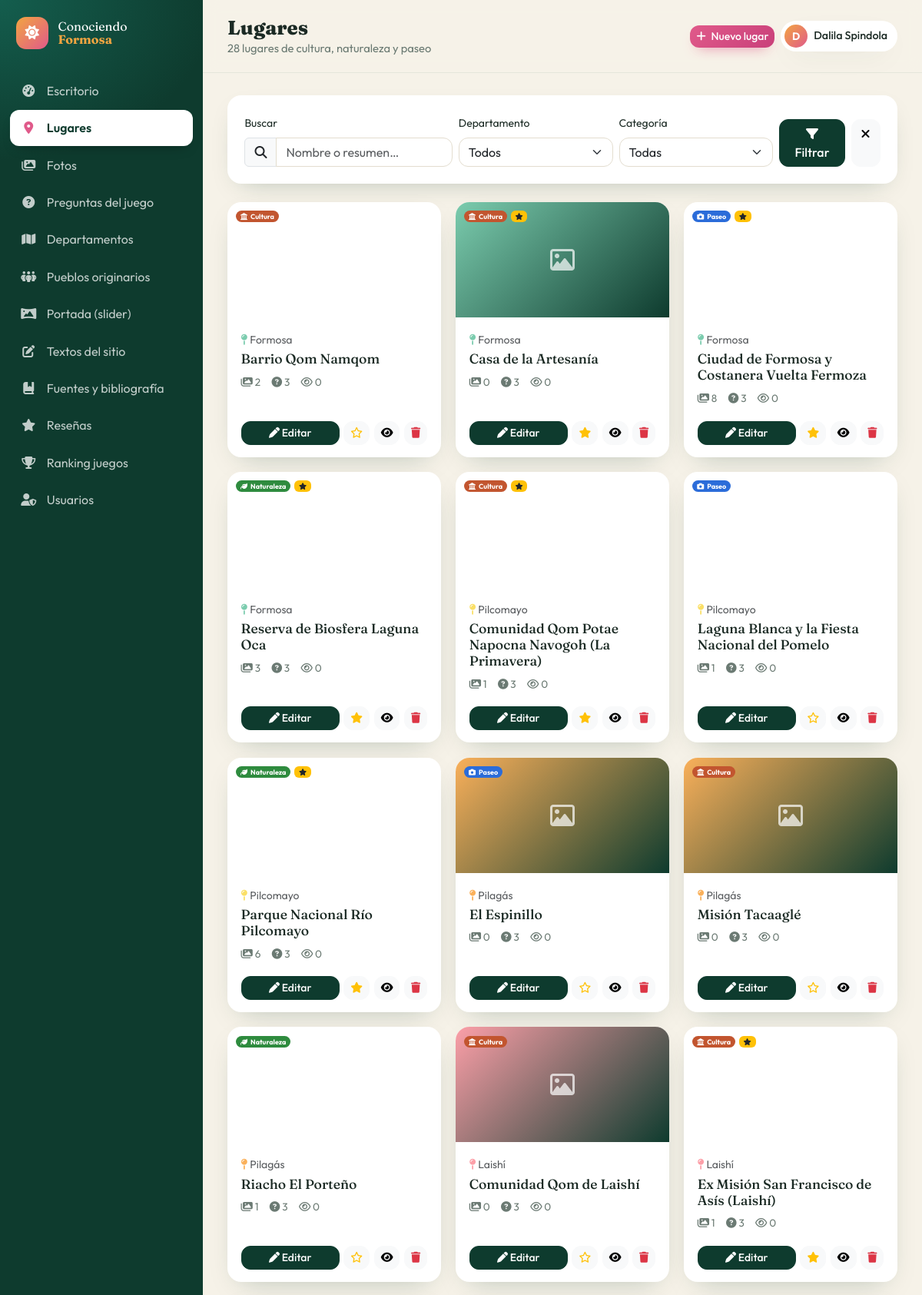
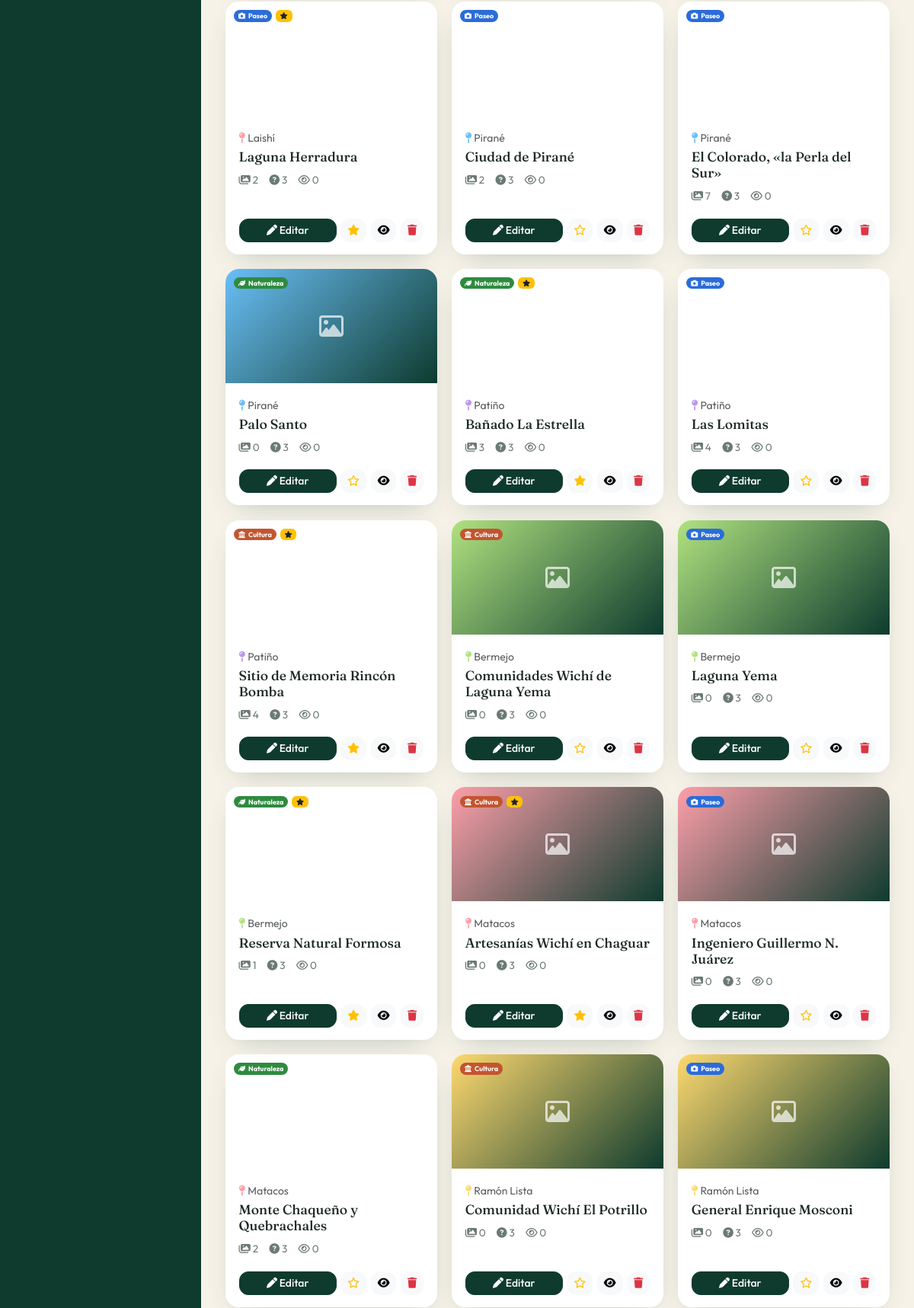
Screenshot of /admin/lugares.php (signed in, upper part) with the database file from the repository (2 pictures, top to bottom).
### tables this page shows
CREATE TABLE lugares (
  id INT AUTO_INCREMENT PRIMARY KEY,
  departamento_id INT NOT NULL,
  nombre VARCHAR(150) NOT NULL,
  slug VARCHAR(170) NOT NULL UNIQUE,
  categoria ENUM('cultura','naturaleza','paseo') NOT NULL DEFAULT 'cultura',
  resumen VARCHAR(255),
  descripcion TEXT,
  dato_curioso TEXT,
  importancia TEXT,
  habitantes TEXT,
  como_llegar TEXT,
  fuentes TEXT,
  lat DECIMAL(10,7) NOT NULL,
  lng DECIMAL(10,7) NOT NULL,
  map_x DECIMAL(6,3) NULL,
  map_y DECIMAL(6,3) NULL,
  destacado TINYINT(1) DEFAULT 0,
  activo TINYINT(1) DEFAULT 1,
  visitas INT DEFAULT 0,
  creado DATETIME DEFAULT CURRENT_TIMESTAMP,
  CONSTRAINT fk_lugar_depto FOREIGN KEY (departamento_id) REFERENCES departamentos(id) ON DELETE RESTRICT,
  INDEX (categoria), INDEX (activo)
);

CREATE TABLE departamentos (
  id INT AUTO_INCREMENT PRIMARY KEY,
  nombre VARCHAR(100) NOT NULL,
  slug VARCHAR(120) NOT NULL UNIQUE,
  cabecera VARCHAR(120),
  descripcion TEXT,
  color VARCHAR(7) DEFAULT '#2E9E6A',
  imagen VARCHAR(500),
  orden INT DEFAULT 0
);

### includes/funciones.php (called while the page is built, shortened)
<?php
function e($v): string
{
    return htmlspecialchars((string)($v ?? ''), ENT_QUOTES, 'UTF-8');
}
function img_url(?string $path, string $prefix = ''): string
{
    if (preg_match('~^(https?:)?//~i', $path) || str_starts_with($path, 'data:')) return $path;
    return $prefix . ltrim($path, '/');
}
function categorias(): array
{
    return [
        'cultura'    => ['nombre' => 'Cultura',    'color' => '#C2552F', 'icono' => 'fa-landmark',
                         'pregunta' => 'Quiero conocer la cultura',
                         'descripcion' => 'Historia, pueblos originarios, costumbres y tradiciones'],
        'naturaleza' => ['nombre' => 'Naturaleza', 'color' => '#2E8B3E', 'icono' => 'fa-leaf',
                         'pregunta' => 'Quiero conocer la naturaleza',
                         'descripcion' => 'Flora, fauna, humedales, ríos y monte'],
        'paseo'      => ['nombre' => 'Paseo',      'color' => '#2B6CD9', 'icono' => 'fa-camera',
                         'pregunta' => 'Quiero salir de paseo',
                         'descripcion' => 'Ciudades, costaneras, playas, fiestas y pueblos para visitar'],
    ];
}

### admin/lugares.php (the view, shortened to what this page needs)
<?php
require_once __DIR__ . '/includes/bootstrap.php';
$pdo = db();
$q = trim($_GET['q'] ?? '');
$where = [];
$params = [];
$sql = 'SELECT l.*, d.nombre depto, d.color,
          (SELECT url FROM imagenes i WHERE i.lugar_id = l.id ORDER BY principal DESC, orden LIMIT 1) foto,
          (SELECT COUNT(*) FROM imagenes i WHERE i.lugar_id = l.id) nfotos,
          (SELECT COUNT(*) FROM preguntas p WHERE p.lugar_id = l.id) npreg
        FROM lugares l JOIN departamentos d ON d.id = l.departamento_id'
     . ($where ? ' WHERE ' . implode(' AND ', $where) : '') . ' ORDER BY d.orden, l.nombre';
$st = $pdo->prepare($sql);
$st->execute($params);
$lugares = $st->fetchAll();
$acciones = '<a href="lugar_form.php" class="btn btn-lapacho btn-sm"><i class="fa-solid fa-plus me-1"></i> Nuevo lugar</a>';
require __DIR__ . '/includes/header.php';
?>
<form class="panel filters mb-4" method="get">
  <div class="row g-2 align-items-end">
    <div class="col-md-4">
      <label class="form-label small">Buscar</label>
      <div class="input-group"><span class="input-group-text"><i class="fa-solid fa-magnifying-glass"></i></span><input type="search" name="q" class="form-control" value="<?= e($q) ?>" placeholder="Nombre o resumen…"></div>
    </div>
    <div class="col-md-3">
      <label class="form-label small">Departamento</label>
      <select name="depto" class="form-select" data-autosubmit>
        <option value="0">Todos</option>
      </select>
    </div>
    <div class="col-md-3">
      <label class="form-label small">Categoría</label>
      <select name="cat" class="form-select" data-autosubmit>
        <option value="">Todas</option>
      </select>
    </div>
    <div class="col-md-2 d-flex gap-2">
      <button class="btn btn-dark flex-grow-1"><i class="fa-solid fa-filter"></i> Filtrar</button>
      <a href="lugares.php" class="btn btn-light" title="Limpiar"><i class="fa-solid fa-xmark"></i></a>
    </div>
  </div>
</form>
<?php if (!$lugares): ?>
  <div class="panel empty-state"><i class="fa-solid fa-map-location-dot"></i><p>No hay lugares con esos filtros.</p><a href="lugar_form.php" class="btn btn-lapacho">Crear el primero</a></div>
<?php else: ?>
<div class="place-grid">
  <?php foreach ($lugares as $l): ?>
    <article class="place-card <?= $l['activo'] ? '' : 'is-off' ?>">
      <div class="place-img" style="<?= $l['foto'] ? "background-image:url('" . e(img_url($l['foto'], P)) . "')" : "background:linear-gradient(135deg," . e($l['color']) . ",#0E3B2E)" ?>">
        <?= $l['foto'] ? '' : '<i class="fa-regular fa-image"></i>' ?>
        <div class="place-badges"><?= badge_categoria($l['categoria']) ?><?= $l['destacado'] ? ' <span class="badge bg-warning text-dark"><i class="fa-solid fa-star"></i></span>' : '' ?></div>
      </div>
      <div class="place-body">
        <small class="text-muted"><i class="fa-solid fa-map-pin" style="color:<?= e($l['color']) ?>"></i> <?= e($l['depto']) ?></small>
        <h3><?= e($l['nombre']) ?></h3>
        <div class="place-stats">
          <a href="imagenes.php?lugar=<?= $l['id'] ?>"><i class="fa-solid fa-images"></i> <?= $l['nfotos'] ?></a>
          <a href="preguntas.php?lugar=<?= $l['id'] ?>"><i class="fa-solid fa-circle-question"></i> <?= $l['npreg'] ?></a>
          <span><i class="fa-regular fa-eye"></i> <?= (int)$l['visitas'] ?></span>
        </div>
      </div>
      <div class="place-actions">
        <a href="lugar_form.php?id=<?= $l['id'] ?>" class="btn btn-sm btn-dark"><i class="fa-solid fa-pen"></i> Editar</a>
        <form method="post">
          <button class="btn btn-sm btn-light" title="<?= $l['destacado'] ? 'Quitar de destacados' : 'Destacar' ?>"><i class="fa-<?= $l['destacado'] ? 'solid' : 'regular' ?> fa-star text-warning"></i></button>
        </form>
        <form method="post">
          <button class="btn btn-sm btn-light" title="<?= $l['activo'] ? 'Ocultar' : 'Mostrar' ?>"><i class="fa-solid <?= $l['activo'] ? 'fa-eye' : 'fa-eye-slash' ?>"></i></button>
        </form>
        <form method="post" data-confirm="¿Eliminar «<?= e($l['nombre']) ?>»? Se borrarán también sus fotos y preguntas.">
          <button class="btn btn-sm btn-light text-danger" title="Eliminar"><i class="fa-solid fa-trash"></i></button>
        </form>
      </div>
    </article>
  <?php endforeach; ?>
</div>
<?php endif; ?>
<?php require __DIR__ . '/includes/footer.php'; ?>

### admin/includes/bootstrap.php (shortened to what this page needs)
<?php
require_once __DIR__ . '/../../includes/funciones.php';
    ob_start(); ?>
    <?php return ob_get_clean();
function badge_categoria(string $cat): string
{
    $c = categorias()[$cat] ?? ['nombre' => $cat, 'color' => '#888', 'icono' => 'fa-tag'];
    return '<span class="badge rounded-pill" style="background:' . $c['color'] . '"><i class="fa-solid ' . $c['icono'] . ' me-1"></i>' . $c['nombre'] . '</span>';
}

### admin/assets/admin.css (style rules this page uses)
:root { --monte: #0E3B2E; --monte-2: #145240; --humedal: #1F9E89; --lapacho: #E05A8A; --lapacho-2: #c9407a; --sol: #F2A541; --tierra: #C2552F; --arena: #F6F2E8; --tinta: #1B2A24; --gris: #6b7a73; --sb-w: 264px; --radius: 18px; --shadow: 0 12px 34px -18px rgba(14,59,46,.35); --ease: cubic-bezier(.22,1,.36,1); }
body.admin { font-family: 'Outfit', system-ui, sans-serif; background: var(--arena); color: var(--tinta); }
h1, h2, h3, .login-title { font-family: 'Fraunces', Georgia, serif; }
a { color: var(--lapacho-2); }
.btn { border-radius: 12px; font-weight: 500; }
.btn-lapacho { background: linear-gradient(135deg, var(--lapacho), var(--lapacho-2)); color: #fff; border: 0; box-shadow: 0 8px 18px -10px var(--lapacho); }
.btn-dark { background: var(--monte); border-color: var(--monte); }
.panel { background: #fff; border-radius: var(--radius); padding: 1.4rem; box-shadow: var(--shadow); animation: fadeUp .5s var(--ease) both; }
.form-control, .form-select { border-radius: 12px; border-color: #e3ddcf; }
.place-grid { display: grid; grid-template-columns: repeat(auto-fill, minmax(250px, 1fr)); gap: 1.2rem; }
.place-card { background: #fff; border-radius: var(--radius); overflow: hidden; box-shadow: var(--shadow); display: flex; flex-direction: column; transition: transform .35s var(--ease); animation: fadeUp .5s var(--ease) both; }
.place-img { height: 150px; background-size: cover; background-position: center; position: relative; display: grid; place-items: center; color: rgba(255,255,255,.7); font-size: 2rem; }
.place-badges { position: absolute; top: .7rem; left: .7rem; display: flex; gap: .3rem; font-size: .75rem; }
.place-body { padding: 1rem 1.1rem .4rem; flex: 1; }
.place-body h3 { font-size: 1.1rem; margin: .2rem 0 .6rem; }
.place-stats { display: flex; gap: .9rem; font-size: .85rem; }
.place-stats a, .place-stats span { color: var(--gris); text-decoration: none; }
.place-actions { display: flex; gap: .35rem; padding: .8rem 1.1rem 1rem; }
.place-actions .btn-dark { flex: 1; }
.place-actions form, .img-actions form { display: inline; }

### rows the page displays
lugares: categoria "Cultura", departamento.nombre "Formosa", nombre "Barrio Qom Namqom", nfotos "2", npreg "3", visitas "0", destacado 0 (drawn), activo 1 (drawn)
lugares: categoria "Cultura", destacado 1 (drawn), departamento.nombre "Formosa", nombre "Casa de la Artesanía", nfotos "0", npreg "3", visitas "0", activo 1 (drawn)
lugares: categoria "Paseo", destacado 1 (drawn), departamento.nombre "Formosa", nombre "Ciudad de Formosa y Costanera Vuelta Fermoza", nfotos "8", npreg "3", visitas "0", activo 1 (drawn)
lugares: categoria "Naturaleza", destacado 1 (drawn), departamento.nombre "Formosa", nombre "Reserva de Biosfera Laguna Oca", nfotos "3", npreg "3", visitas "0", activo 1 (drawn)
lugares: categoria "Cultura", destacado 1 (drawn), departamento.nombre "Pilcomayo", nombre "Comunidad Qom Potae Napocna Navogoh (La Primavera)", nfotos "1", npreg "3", visitas "0", activo 1 (drawn)
lugares: categoria "Paseo", departamento.nombre "Pilcomayo", nombre "Laguna Blanca y la Fiesta Nacional del Pomelo", nfotos "1", npreg "3", visitas "0", destacado 0 (drawn), activo 1 (drawn)
lugares: categoria "Naturaleza", destacado 1 (drawn), departamento.nombre "Pilcomayo", nombre "Parque Nacional Río Pilcomayo", nfotos "6", npreg "3", visitas "0", activo 1 (drawn)
lugares: categoria "Paseo", departamento.nombre "Pilagás", nombre "El Espinillo", nfotos "0", npreg "3", visitas "0", destacado 0 (drawn), activo 1 (drawn)
lugares: categoria "Cultura", departamento.nombre "Pilagás", nombre "Misión Tacaaglé", nfotos "0", npreg "3", visitas "0", destacado 0 (drawn), activo 1 (drawn)
lugares: categoria "Naturaleza", departamento.nombre "Pilagás", nombre "Riacho El Porteño", nfotos "1", npreg "3", visitas "0", destacado 0 (drawn), activo 1 (drawn)
lugares: categoria "Cultura", departamento.nombre "Laishí", nombre "Comunidad Qom de Laishí", nfotos "0", npreg "3", visitas "0", destacado 0 (drawn), activo 1 (drawn)
lugares: categoria "Cultura", destacado 1 (drawn), departamento.nombre "Laishí", nombre "Ex Misión San Francisco de Asís (Laishí)", nfotos "1", npreg "3", visitas "0", activo 1 (drawn)
lugares: categoria "Paseo", destacado 1 (drawn), departamento.nombre "Laishí", nombre "Laguna Herradura", nfotos "2", npreg "3", visitas "0", activo 1 (drawn)
lugares: categoria "Paseo", departamento.nombre "Pirané", nombre "Ciudad de Pirané", nfotos "2", npreg "3", visitas "0", destacado 0 (drawn), activo 1 (drawn)
lugares: categoria "Paseo", departamento.nombre "Pirané", nombre "El Colorado, «la Perla del Sur»", nfotos "7", npreg "3", visitas "0", destacado 0 (drawn), activo 1 (drawn)
lugares: categoria "Naturaleza", departamento.nombre "Pirané", nombre "Palo Santo", nfotos "0", npreg "3", visitas "0", destacado 0 (drawn), activo 1 (drawn)
lugares: categoria "Naturaleza", destacado 1 (drawn), departamento.nombre "Patiño", nombre "Bañado La Estrella", nfotos "3", npreg "3", visitas "0", activo 1 (drawn)
lugares: categoria "Paseo", departamento.nombre "Patiño", nombre "Las Lomitas", nfotos "4", npreg "3", visitas "0", destacado 0 (drawn), activo 1 (drawn)
lugares: categoria "Cultura", destacado 1 (drawn), departamento.nombre "Patiño", nombre "Sitio de Memoria Rincón Bomba", nfotos "4", npreg "3", visitas "0", activo 1 (drawn)
lugares: categoria "Cultura", departamento.nombre "Bermejo", nombre "Comunidades Wichí de Laguna Yema", nfotos "0", npreg "3", visitas "0", destacado 0 (drawn), activo 1 (drawn)
lugares: categoria "Paseo", departamento.nombre "Bermejo", nombre "Laguna Yema", nfotos "0", npreg "3", visitas "0", destacado 0 (drawn), activo 1 (drawn)
lugares: categoria "Naturaleza", destacado 1 (drawn), departamento.nombre "Bermejo", nombre "Reserva Natural Formosa", nfotos "1", npreg "3", visitas "0", activo 1 (drawn)
lugares: categoria "Cultura", destacado 1 (drawn), departamento.nombre "Matacos", nombre "Artesanías Wichí en Chaguar", nfotos "0", npreg "3", visitas "0", activo 1 (drawn)
lugares: categoria "Paseo", departamento.nombre "Matacos", nombre "Ingeniero Guillermo N. Juárez", nfotos "0", npreg "3", visitas "0", destacado 0 (drawn), activo 1 (drawn)
lugares: categoria "Naturaleza", departamento.nombre "Matacos", nombre "Monte Chaqueño y Quebrachales", nfotos "2", npreg "3", visitas "0", destacado 0 (drawn), activo 1 (drawn)
lugares: categoria "Cultura", departamento.nombre "Ramón Lista", nombre "Comunidad Wichí El Potrillo", nfotos "0", npreg "3", visitas "0", destacado 0 (drawn), activo 1 (drawn)
lugares: categoria "Paseo", departamento.nombre "Ramón Lista", nombre "General Enrique Mosconi", nfotos "0", npreg "3", visitas "0", destacado 0 (drawn), activo 1 (drawn)

### other values shown
$txt "Escritorio"
$txt "Lugares"
$txt "Fotos"
$txt "Preguntas del juego"
$txt "Departamentos"
$txt "Pueblos originarios"
$txt "Portada (slider)"
$txt "Textos del sitio"
$txt "Fuentes y bibliografía"
$txt "Reseñas"
$txt "Ranking juegos"
$txt "Usuarios"
$titulo "Lugares"
$subtitulo "28 lugares de cultura, naturaleza y paseo"
mb_strtoupper(mb_substr($_SESSION['admin_nombre'] ?? 'A', 0, 1)) "D"
